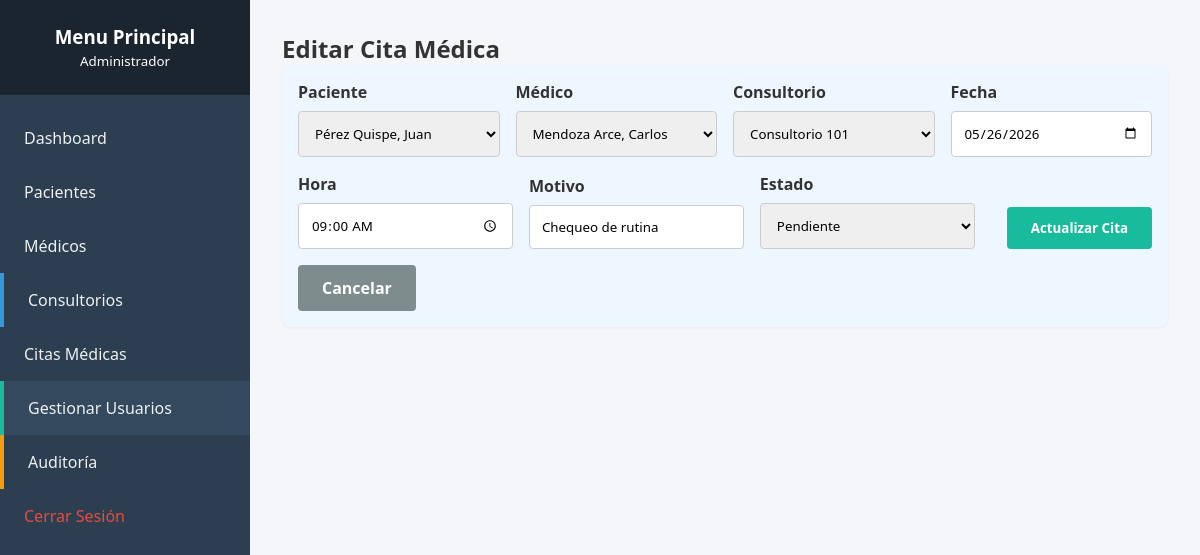
The app's page /editar_cita.php?id=1 (signed in) with its own data.
### tables this page shows
CREATE TABLE citas (
    id_cita INT AUTO_INCREMENT PRIMARY KEY,
    id_paciente INT NOT NULL,
    id_medico INT NOT NULL,
    fecha_cita DATE NOT NULL,
    hora_cita TIME NOT NULL,
    motivo TEXT,
    estado ENUM('Pendiente', 'Atendido', 'Cancelado') DEFAULT 'Pendiente',
    created_at TIMESTAMP DEFAULT CURRENT_TIMESTAMP,
    FOREIGN KEY (id_paciente) REFERENCES pacientes(id_paciente) ON DELETE RESTRICT ON UPDATE CASCADE,
    FOREIGN KEY (id_medico) REFERENCES medicos(id_medico) ON DELETE RESTRICT ON UPDATE CASCADE,
    INDEX idx_fecha (fecha_cita)
);

CREATE TABLE pacientes (
    id_paciente INT AUTO_INCREMENT PRIMARY KEY,
    dni CHAR(8) NOT NULL UNIQUE,
    nombre VARCHAR(50) NOT NULL,
    apellido VARCHAR(50) NOT NULL,
    telefono VARCHAR(15),
    email VARCHAR(100),
    fecha_nacimiento DATE NOT NULL,
    sexo ENUM('M', 'F') NOT NULL,
    created_at TIMESTAMP DEFAULT CURRENT_TIMESTAMP,
    INDEX idx_dni (dni)
);

CREATE TABLE medicos (
    id_medico INT AUTO_INCREMENT PRIMARY KEY,
    dni CHAR(8) NOT NULL UNIQUE,
    cmp VARCHAR(6) NOT NULL UNIQUE,
    nombre VARCHAR(50) NOT NULL,
    apellido VARCHAR(50) NOT NULL,
    especialidad VARCHAR(100) NOT NULL,
    telefono VARCHAR(15),
    email VARCHAR(100),
    created_at TIMESTAMP DEFAULT CURRENT_TIMESTAMP,
    INDEX idx_especialidad (especialidad)
);

### editar_cita.php (the view, shortened to what this page needs)
<?php
require_once 'config/conexion.php';
$id = (int)$_GET['id'];
$stmt = $pdo->prepare("
    SELECT *
    FROM citas
    WHERE id_cita = ?
");
$stmt->execute([$id]);
$cita = $stmt->fetch();
$pacientes = $pdo->query("
    SELECT *
    FROM pacientes
    ORDER BY apellido, nombre
")->fetchAll();
$medicos = $pdo->query("
    SELECT *
    FROM medicos
    ORDER BY apellido, nombre
")->fetchAll();
$consultorios = $pdo->query("
    SELECT *
    FROM consultorios
    WHERE estado = 1
    ORDER BY nombre
")->fetchAll();
include 'includes/header.php';
include 'includes/sidebar.php';
?>
<div class="main-content">
    <h2>Editar Cita Médica</h2>
    <form method="POST" class="filter-box" style="background:#eef7ff;">
        <div class="form-group">
            <label>Paciente</label>
            <select name="id_paciente" class="form-control" required>
                <?php foreach($pacientes as $p): ?>
                    <option
                        value="<?= $p['id_paciente']; ?>"
                        <?= ($p['id_paciente'] == $cita['id_paciente']) ? 'selected' : ''; ?>>
                        <?= htmlspecialchars($p['apellido'] . ', ' . $p['nombre']); ?>
                    </option>
                <?php endforeach; ?>
            </select>
        </div>
        <div class="form-group">
            <label>Médico</label>
            <select name="id_medico" class="form-control" required>
                <?php foreach($medicos as $m): ?>
                    <option
                        value="<?= $m['id_medico']; ?>"
                        <?= ($m['id_medico'] == $cita['id_medico']) ? 'selected' : ''; ?>>
                        <?= htmlspecialchars($m['apellido'] . ', ' . $m['nombre']); ?>
                    </option>
                <?php endforeach; ?>
            </select>
        </div>
        <div class="form-group">
            <label>Consultorio</label>
            <select name="id_consultorio" class="form-control" required>
                <?php foreach($consultorios as $c): ?>
                    <option
                        value="<?= $c['id_consultorio']; ?>"
                        <?= ($c['id_consultorio'] == $cita['id_consultorio']) ? 'selected' : ''; ?>>
                        <?= htmlspecialchars($c['nombre']); ?>
                    </option>
                <?php endforeach; ?>
            </select>
        </div>
        <div class="form-group">
            <label>Fecha</label>
            <input
                type="date"
                name="fecha_cita"
                class="form-control"
                required
                value="<?= $cita['fecha_cita']; ?>">
        </div>
        <div class="form-group">
            <label>Hora</label>
            <input
                type="time"
                name="hora_cita"
                class="form-control"
                required
                value="<?= substr($cita['hora_cita'],0,5); ?>">
        </div>
        <div class="form-group">
            <label>Motivo</label>
            <input
                type="text"
                name="motivo"
                class="form-control"
                value="<?= htmlspecialchars($cita['motivo']); ?>">
        </div>
        <div class="form-group">
            <label>Estado</label>
            <select name="estado" class="form-control">
                <option value="Pendiente"
                    <?= ($cita['estado'] == 'Pendiente') ? 'selected' : ''; ?>>
                    Pendiente
                </option>
            </select>
        </div>
        <br>
        <button
            type="submit"
            class="btn"
            style="width:auto;">
            Actualizar Cita
        </button>
        <a
            href="citas.php"
            class="btn"
            style="
                width:auto;
                background:#7f8c8d;">
            Cancelar
        </a>
    </form>
</div>
</body>
</html>

### css/estilos.css (style rules this page uses)
:root { --primary: #2c3e50; --secondary: #18bc9c; --background: #f4f6f9; --text: #333; --white: #ffffff; }
* { margin: 0; padding: 0; box-sizing: border-box; font-family: 'Segoe UI', sans-serif; }
body { background-color: var(--background); color: var(--text); display: flex; }
.form-group { margin-bottom: 1.2rem; }
.form-group label { display: block; margin-bottom: 0.5rem; font-weight: bold; }
.form-control { width: 100%; padding: 0.75rem; border: 1px solid #ccc; border-radius: 4px; }
.btn { background: var(--secondary); color: var(--white); border: none; padding: 0.75rem 1.5rem; cursor: pointer; border-radius: 4px; font-weight: bold; width: 100%; text-decoration: none; display: inline-block; text-align: center; }
.main-content { flex: 1; padding: 2rem; max-width: 100%; overflow-hidden; }
.filter-box { background: var(--white); padding: 1rem; border-radius: 8px; margin-bottom: 1.5rem; display: flex; gap: 1rem; flex-wrap: wrap; align-items: flex-end; box-shadow: 0 1px 3px rgba(0,0,0,0.05); }
.filter-box .form-group { margin: 0; flex: 1; min-width: 180px; }

### records on screen
citas: id_paciente "Pérez Quispe, Juan", id_medico "Mendoza Arce, Carlos", fecha_cita "05/26/2026", hora_cita "09:00", motivo "Chequeo de rutina", estado "Pendiente"

### other values on screen
$_SESSION['usuario_rol'] "Administrador"
form field id_consultorio "Consultorio 101"
